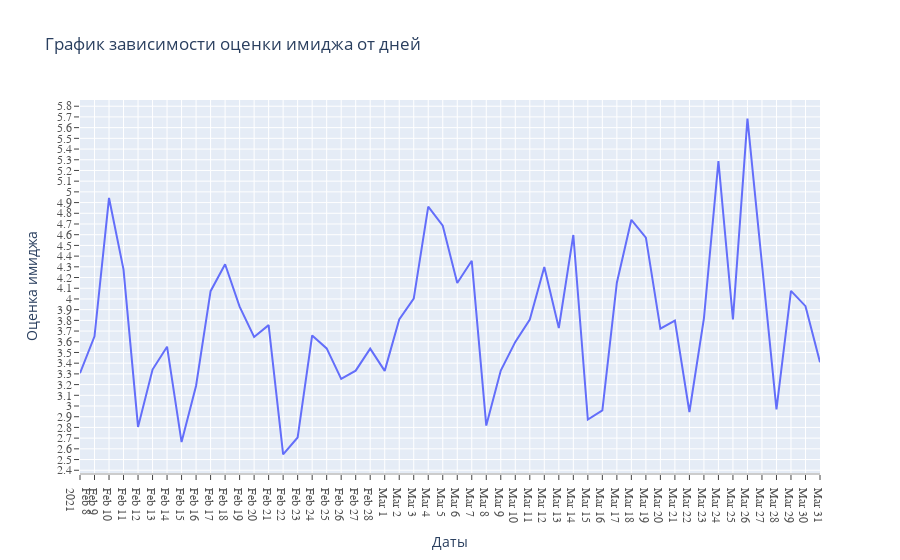

Notebook cell for this chart:
### Code cell
fig = px.line(logs_grades, x="date", y="grade", title='График зависимости оценки имиджа от дней')
fig.update_layout(xaxis_title='Даты', yaxis_title='Оценка имиджа',  xaxis=dict(
    showticklabels=True,
    linecolor='rgb(204, 204, 204)',
    linewidth=2,
    tickmode='linear',
    ticks='outside',
    tickfont=dict(
        family='Times New Roman',
        size=12,
        color='rgb(82, 82, 82)',
    )),
    yaxis=dict(
    tickmode='linear',
    ticks='outside',
    tick0=0,
    dtick=0.1,
    tickfont=dict(
        family='Times New Roman',
        size=12,
        color='rgb(82, 82, 82)',
    )))
fig.show()

### Figure 1 — Plotly figure (JSON) as saved in the notebook; plotly's stock layout.template omitted (floating-point values rounded to 4 significant figures)
{"data": [{"hovertemplate": "date=%{x}<br>grade=%{y}<extra></extra>", "legendgroup": "", "line": {"color": "#636efa", "dash": "solid"}, "marker": {"symbol": "circle"}, "mode": "lines", "name": "", "orientation": "v", "showlegend": false, "type": "scatter", "x": ["2021-02-08", "2021-02-09", "2021-02-10", "2021-02-11", "2021-02-12", "2021-02-13", "2021-02-14", "2021-02-15", "2021-02-16", "2021-02-17", "2021-02-18", "2021-02-19", "2021-02-20", "2021-02-21", "2021-02-22", "2021-02-23", "2021-02-24", "2021-02-25", "2021-02-26", "2021-02-27", "2021-02-28", "2021-03-01", "2021-03-02", "2021-03-03", "2021-03-04", "2021-03-05", "2021-03-06", "2021-03-07", "2021-03-08", "2021-03-09", "2021-03-10", "2021-03-11", "2021-03-12", "2021-03-13", "2021-03-14", "2021-03-15", "2021-03-16", "2021-03-17", "2021-03-18", "2021-03-19", "2021-03-20", "2021-03-21", "2021-03-22", "2021-03-23", "2021-03-24", "2021-03-25", "2021-03-26", "2021-03-27", "2021-03-28", "2021-03-29", "2021-03-30", "2021-03-31"], "xaxis": "x", "y": [3.307, 3.651, 4.943, 4.274, 2.805, 3.34, 3.554, 2.663, 3.19, 4.073, 4.324, 3.928, 3.644, 3.755, 2.549, 2.706, 3.659, 3.538, 3.253, 3.33, 3.536, 3.328, 3.809, 4.004, 4.863, 4.684, 4.148, 4.356, 2.818, 3.331, 3.599, 3.808, 4.298, 3.729, 4.598, 2.874, 2.959, 4.152, 4.739, 4.572, 3.723, 3.798, 2.944, 3.819, 5.288, 3.809, 5.684, 4.316, 2.969, 4.075, 3.933, 3.41], "yaxis": "y"}], "layout": {"legend": {"tracegroupgap": 0}, "title": {"text": "График зависимости оценки имиджа от дней"}, "xaxis": {"anchor": "y", "domain": [0, 1], "linecolor": "rgb(204, 204, 204)", "linewidth": 2, "showticklabels": true, "tickfont": {"color": "rgb(82, 82, 82)", "family": "Times New Roman", "size": 12}, "tickmode": "linear", "ticks": "outside", "title": {"text": "Даты"}}, "yaxis": {"anchor": "x", "domain": [0, 1], "dtick": 0.1, "tick0": 0, "tickfont": {"color": "rgb(82, 82, 82)", "family": "Times New Roman", "size": 12}, "tickmode": "linear", "ticks": "outside", "title": {"text": "Оценка имиджа"}}}}
